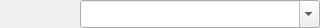
<?xml version="1.0" encoding="UTF-8"?>
<ui version="4.0">
 <class>PaintingFolderList</class>
 <widget class="QWidget" name="PaintingFolderList">
  <property name="geometry">
   <rect>
    <x>0</x>
    <y>0</y>
    <width>320</width>
    <height>28</height>
   </rect>
  </property>
  <property name="windowTitle">
   <string>Painting folder list</string>
  </property>
  <widget class="QToolButton" name="CdUp">
   <property name="geometry">
    <rect>
     <x>0</x>
     <y>0</y>
     <width>40</width>
     <height>28</height>
    </rect>
   </property>
   <property name="text">
    <string/>
   </property>
   <property name="icon">
    <iconset resource="../private.qrc">
     <normaloff>:/icons/cdup.png</normaloff>:/icons/cdup.png</iconset>
   </property>
   <property name="iconSize">
    <size>
     <width>28</width>
     <height>28</height>
    </size>
   </property>
   <property name="autoRaise">
    <bool>true</bool>
   </property>
  </widget>
  <widget class="QToolButton" name="Go">
   <property name="geometry">
    <rect>
     <x>40</x>
     <y>0</y>
     <width>40</width>
     <height>28</height>
    </rect>
   </property>
   <property name="text">
    <string/>
   </property>
   <property name="icon">
    <iconset resource="../private.qrc">
     <normaloff>:/icons/in.png</normaloff>:/icons/in.png</iconset>
   </property>
   <property name="iconSize">
    <size>
     <width>28</width>
     <height>28</height>
    </size>
   </property>
   <property name="autoRaise">
    <bool>true</bool>
   </property>
  </widget>
  <widget class="QComboBox" name="Dirs">
   <property name="geometry">
    <rect>
     <x>80</x>
     <y>0</y>
     <width>240</width>
     <height>28</height>
    </rect>
   </property>
   <property name="editable">
    <bool>true</bool>
   </property>
   <property name="insertPolicy">
    <enum>QComboBox::NoInsert</enum>
   </property>
  </widget>
 </widget>
 <resources>
  <include location="../private.qrc"/>
 </resources>
 <connections>
  <connection>
   <sender>CdUp</sender>
   <signal>clicked()</signal>
   <receiver>PaintingFolderList</receiver>
   <slot>Back()</slot>
   <hints>
    <hint type="sourcelabel">
     <x>19</x>
     <y>13</y>
    </hint>
    <hint type="destinationlabel">
     <x>159</x>
     <y>13</y>
    </hint>
   </hints>
  </connection>
  <connection>
   <sender>Go</sender>
   <signal>clicked()</signal>
   <receiver>PaintingFolderList</receiver>
   <slot>Go()</slot>
   <hints>
    <hint type="sourcelabel">
     <x>59</x>
     <y>13</y>
    </hint>
    <hint type="destinationlabel">
     <x>159</x>
     <y>13</y>
    </hint>
   </hints>
  </connection>
 </connections>
</ui>
